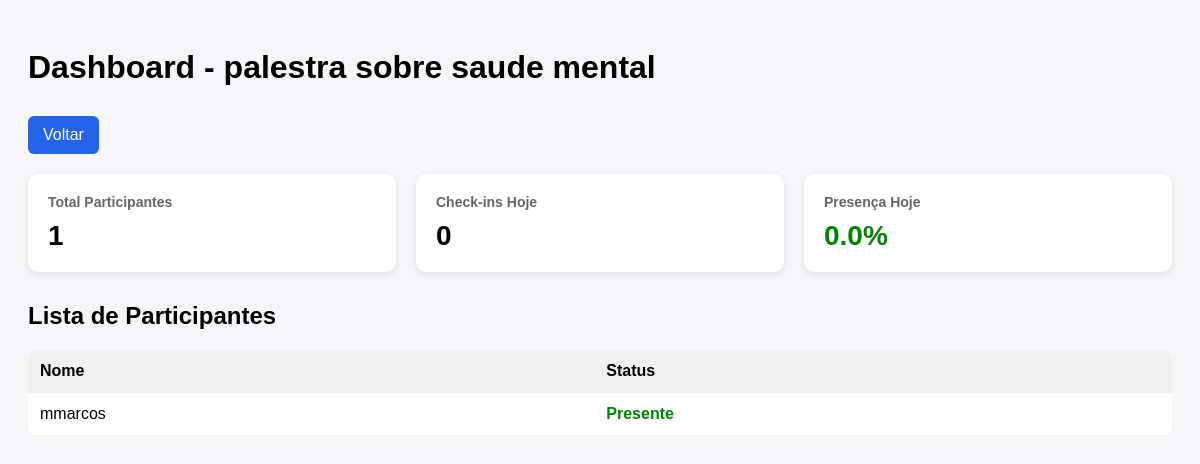
The app's page /events/1/dashboard/ (signed in) with its own data.
### events/models.py (models this page shows, shortened)
class Event(models.Model):
    organizer = models.ForeignKey(User, on_delete=models.CASCADE)
    name = models.CharField(max_length=200)
    description = models.TextField()
    start_date = models.DateField()
    end_date = models.DateField()
    location = models.CharField(max_length=200)
    created_at = models.DateTimeField(auto_now_add=True)

class Participant(models.Model):
    PARTICIPANT_TYPES = [
        ('visitante', 'Visitante'),
        ('expositor', 'Expositor'),
        ('produtor', 'Produtor Rural'),
    ]
    event = models.ForeignKey(Event, on_delete=models.CASCADE, related_name='participants')
    name = models.CharField(max_length=200)
    email = models.EmailField()
    whatsapp = models.CharField(max_length=20)
    participant_type = models.CharField(max_length=20, choices=PARTICIPANT_TYPES)
    qr_code = models.UUIDField(default=uuid.uuid4, editable=False, unique=True)
    qr_image = models.ImageField(upload_to='qrcodes/', blank=True)
    created_at = models.DateTimeField(auto_now_add=True)
    from django.utils import timezone

### events/views.py (the view)
# urls.py: path('<int:event_id>/dashboard/', views.event_dashboard, name='event_dashboard'),
@login_required
def event_dashboard(request, event_id):
    event = get_object_or_404(Event, id=event_id, organizer=request.user)
    total_participants = event.participants.count()
    today = timezone.now().date()
    checkins_today = CheckIn.objects.filter(
        participant__event=event,
        checkin_time__date=today
    ).count()
    total_checkins = CheckIn.objects.filter(
        participant__event=event
    ).count()
    presence_percentage = 0
    if total_participants > 0:
        presence_percentage = (checkins_today / total_participants) * 100
    participants = event.participants.all()
    context = {
        'event': event,
        'total_participants': total_participants,
        'checkins_today': checkins_today,
        'total_checkins': total_checkins,
        'presence_percentage': round(presence_percentage, 2),
        'participants': participants,
    }
    return render(request, 'events/dashboard.html', context)

### events/templates/events/dashboard.html (shortened to what this page needs)
<!DOCTYPE html>
<html>
<head>
</head>
<body>
<h1>Dashboard - {{ event.name }}</h1>
<a class="btn" href="/events/{{ event.id }}/">Voltar</a>
<div class="cards">
    <div class="card">
        <h3>Total Participantes</h3>
        <p>{{ total_participants }}</p>
    </div>
    <div class="card">
        <h3>Check-ins Hoje</h3>
        <p>{{ checkins_today }}</p>
    </div>
    <div class="card">
        <h3>Presença Hoje</h3>
        <p class="percentage">{{ presence_percentage }}%</p>
    </div>
</div>
<h2>Lista de Participantes</h2>
<table>
    <tr>
        <th>Nome</th>
        <th>Status</th>
    </tr>
    {% for participant in participants %}
    <tr>
        <td>{{ participant.name }}</td>
        <td>
            {% if participant.checkins.exists %}
                <span class="present">Presente</span>
            {% else %}
                <span class="absent">Ausente</span>
            {% endif %}
        </td>
    </tr>
    {% endfor %}
</table>
</body>
</html>

### events/templates/events/dashboard.html (style rules this page uses)
body { font-family: Arial, sans-serif; background-color: #f4f6f9; padding: 20px; }
h1 { margin-bottom: 30px; }
.cards { display: flex; gap: 20px; margin-bottom: 30px; }
.card { flex: 1; background: white; padding: 20px; border-radius: 10px; box-shadow: 0 2px 6px rgba(0,0,0,0.1); }
.card h3 { margin: 0; font-size: 14px; color: #666; }
.card p { font-size: 28px; margin: 10px 0 0; font-weight: bold; }
.percentage { font-size: 22px; color: green; }
table { width: 100%; background: white; border-collapse: collapse; border-radius: 10px; overflow: hidden; }
th, td { padding: 12px; border-bottom: 1px solid #eee; }
th { background-color: #f0f0f0; text-align: left; }
.present { color: green; font-weight: bold; }
.btn { display: inline-block; margin-bottom: 20px; padding: 10px 15px; background: #2563eb; color: white; text-decoration: none; border-radius: 6px; }

### records on screen
Event: name "palestra sobre saude mental"
Participant: name "mmarcos", shows "Presente"

### other values on screen
{{ total_participants }} "1"
{{ checkins_today }} "0"
{{ presence_percentage }} "0.0"
